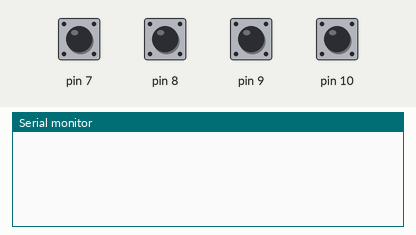
The sketch below on a simulated Arduino Uno, built with avr-gcc and run on an emulated ATmega328P. Parts: the last lines printed to the serial monitor. The test bench sets the inputs (shaded band); at power-on: pin 7–10 HIGH.

Above: at 1.2 s.
1.3 s: pin 7 pulled LOW for 0.15 s
At 2.1 s:
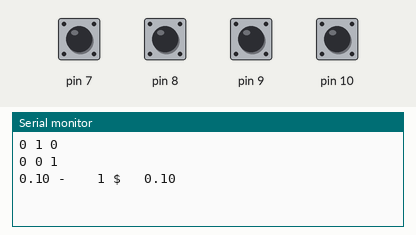
2.9 s: pin 8 pulled LOW for 0.15 s
At 3.3 s:
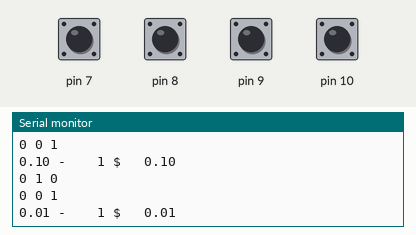
4.5 s: pin 9 pulled LOW for 0.15 s
At 5.7 s:
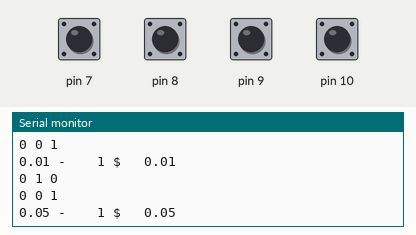
6.1 s: pin 10 pulled LOW for 0.15 s
At 7.0 s:
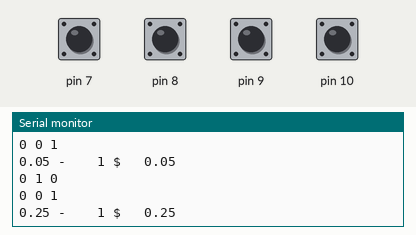
7.7 s: pin 7 pulled LOW for 1 s
At 8.2 s:
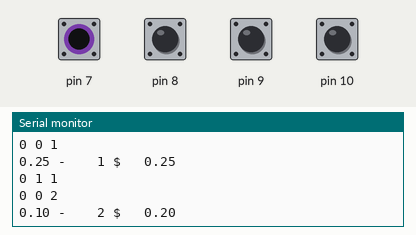
10.2 s: pin 8 pulled LOW for 1 s
At 11.3 s:
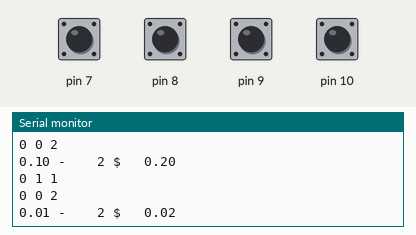
Timing chart, 0 to 13.2 s (numbered marks = the images above; inputs shaded):
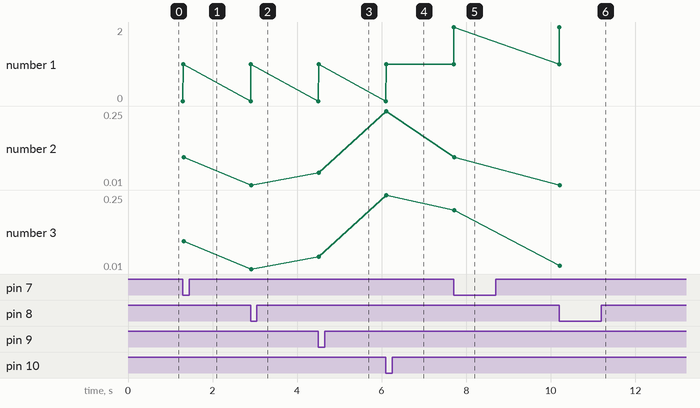

The sketch:

coin_counter.ino
```cpp
#include "lanesensor.h"

LaneSensor* _q;
LaneSensor* _d;
LaneSensor* _n;
LaneSensor* _p;
unsigned long elapsed = 0;
unsigned long RunDelay  = 3000;

void check(LaneSensor* c) {
  if (c->CheckCount()) {
    elapsed = millis();
    Serial.println(c->String());
  }
}

void setup() {
  Serial.begin(9600);
  _q = new LaneSensor(10, 25);
  _d = new LaneSensor(7, 10);
  _n = new LaneSensor(9, 5);
  _p = new LaneSensor(8, 1);
}

void loop() {
  check(_q);
  check(_n);
  check(_p);
  check(_d);

  if (elapsed > 0 && millis() - elapsed > RunDelay) {
    elapsed = 0;
  }
}
```

lanesensor.cpp
```cpp
#include "Arduino.h"
#include "lanesensor.h"
#include <math.h>

LaneSensor::LaneSensor(int pin, int value) {
  _lastState = HIGH;
  _count = 0;
  _pin = pin;
  _value = value;

  pinMode(_pin, INPUT);
  digitalWrite(_pin, HIGH);
}

bool LaneSensor::CheckCount() {
  int curState = digitalRead(_pin);

  if (!curState && _lastState) {
    Serial.print(curState);
    Serial.print(" ");
    Serial.print(_lastState);
    Serial.print(" ");
    Serial.println(_count);

    _count++;
    _lastState = curState;

    Serial.print(curState);
    Serial.print(" ");
    Serial.print(_lastState);
    Serial.print(" ");
    Serial.println(_count);

    return true;
  }

  _lastState = curState;

  return false;
}

char* LaneSensor::String() {
  double value = (_value * _count) / 100.0;
  double whole, fraction;

  fraction = modf(value, &whole) * 100;
  sprintf(_buffer, "0.%02d - % 4d $% 4d.%02d", _value, _count, int(whole), int(fraction));

  return _buffer;
}
```

lanesensor.h
```cpp
#ifndef lanesensor_h
#define lanesensor_h

#include "Arduino.h"
class LaneSensor {
public:
  LaneSensor(int pin, int value);
  bool CheckCount();
  char* String();
private:
  int _lastState;
  int _pin;
  int _value;
  int _count;
  char _buffer[20];
};
#endif
```

Measured:
- after the input at 1.3 s, the serial monitor: prints a new line at once (image 1)
- after the input at 2.9 s, the serial monitor: prints a new line at once (image 2)
- after the input at 4.5 s, the serial monitor: prints a new line at once (image 3)
- after the input at 6.1 s, the serial monitor: prints a new line at once (image 4)
- after the input at 7.7 s, the serial monitor: prints a new line at once (image 5)
- after the input at 10.2 s, the serial monitor: prints a new line at once (image 6)
- plotted number 1: 1 → 2 after the input at 7.7 s
- plotted number 2: 0.1 → 0.01 after the input at 2.9 s, 0.01 → 0.05 after the input at 4.5 s, 0.05 → 0.25 after the input at 6.1 s, 0.25 → 0.1 after the input at 7.7 s, 0.1 → 0.01 after the input at 10.2 s
